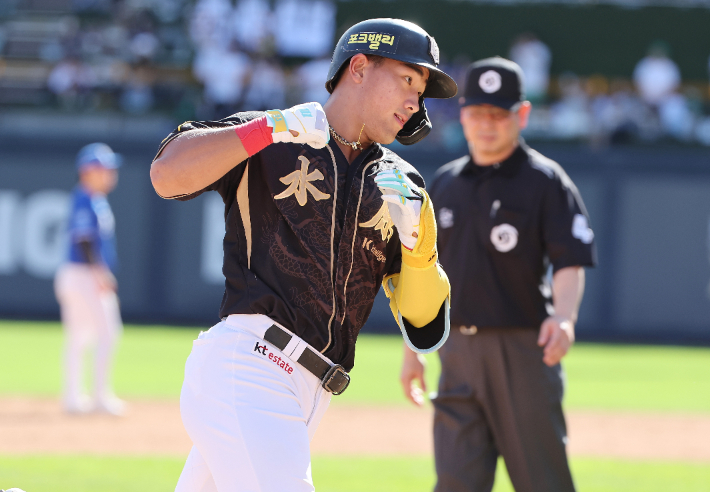
#> input picture opencv/중간고사/2 색체계 변환/baseball.jpg, 710 x 492 px
$ python '2-2. 색체계 변환.py'
#> lines starting #> are read from the running program, lines starting #| are printed output that depends on the picture
import cv2 as cv
import sys
import os

# 파일 경로 설정
script_dir = os.path.dirname(os.path.abspath(__file__))
img_path = os.path.join(script_dir, 'baseball.jpg')
img = cv.imread(img_path)
#> img is the input picture: shape (492, 710, 3); mean B, G, R 122.7, 124.8, 124.2

if img is None:
    sys.exit('이미지를 불러올 수 없습니다.')

yCbCr=cv.cvtColor(img, cv.COLOR_BGR2YCrCb)
#> yCbCr: shape (492, 710, 3); mean of channels 0, 1, 2 124.4, 127.9, 127.1
y=cv.split(yCbCr)[0]
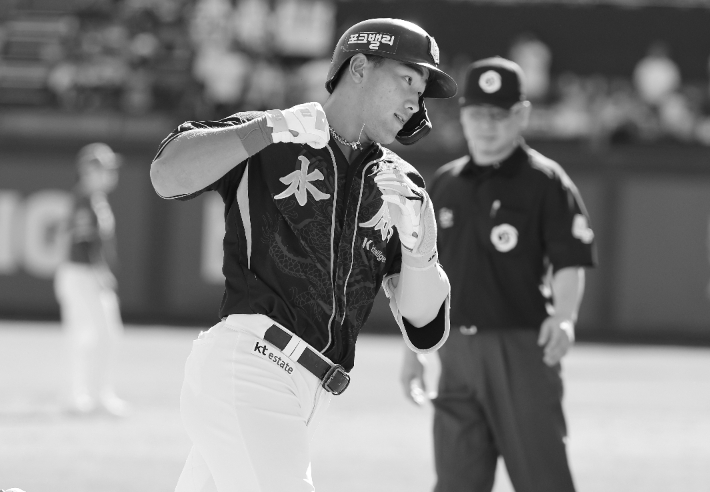
#> y: shape (492, 710); min 8, max 255, mean 124.4
Cb=cv.split(yCbCr)[1]
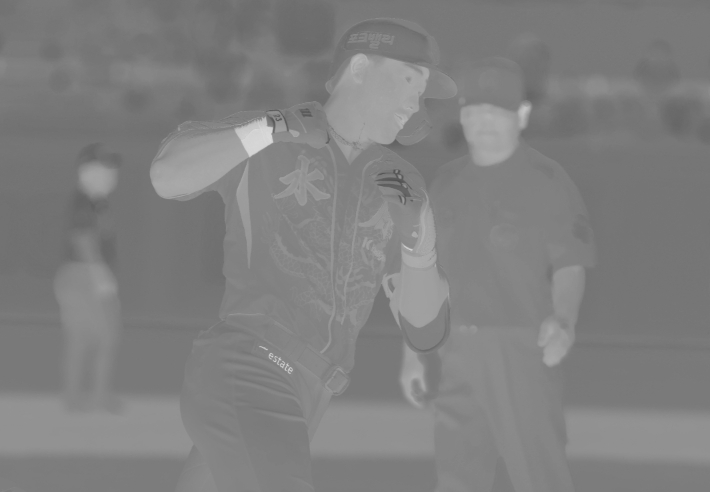
#> Cb: shape (492, 710); min 81, max 219, mean 127.9
Cr=cv.split(yCbCr)[2]
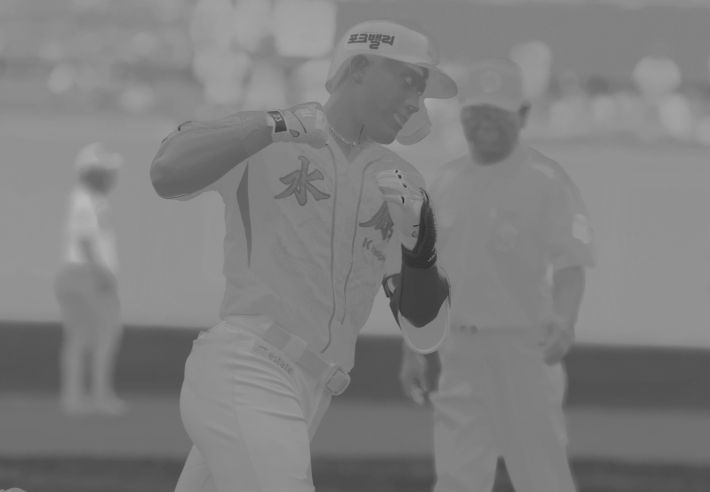
#> Cr: shape (492, 710); min 46, max 187, mean 127.1

cv.imshow('yCbCr image', yCbCr)
cv.imshow('y image', y)
cv.imshow('Cb image', Cb)
cv.imshow('Cr image', Cr)

cv.waitKey()
cv.destroyAllWindows()
